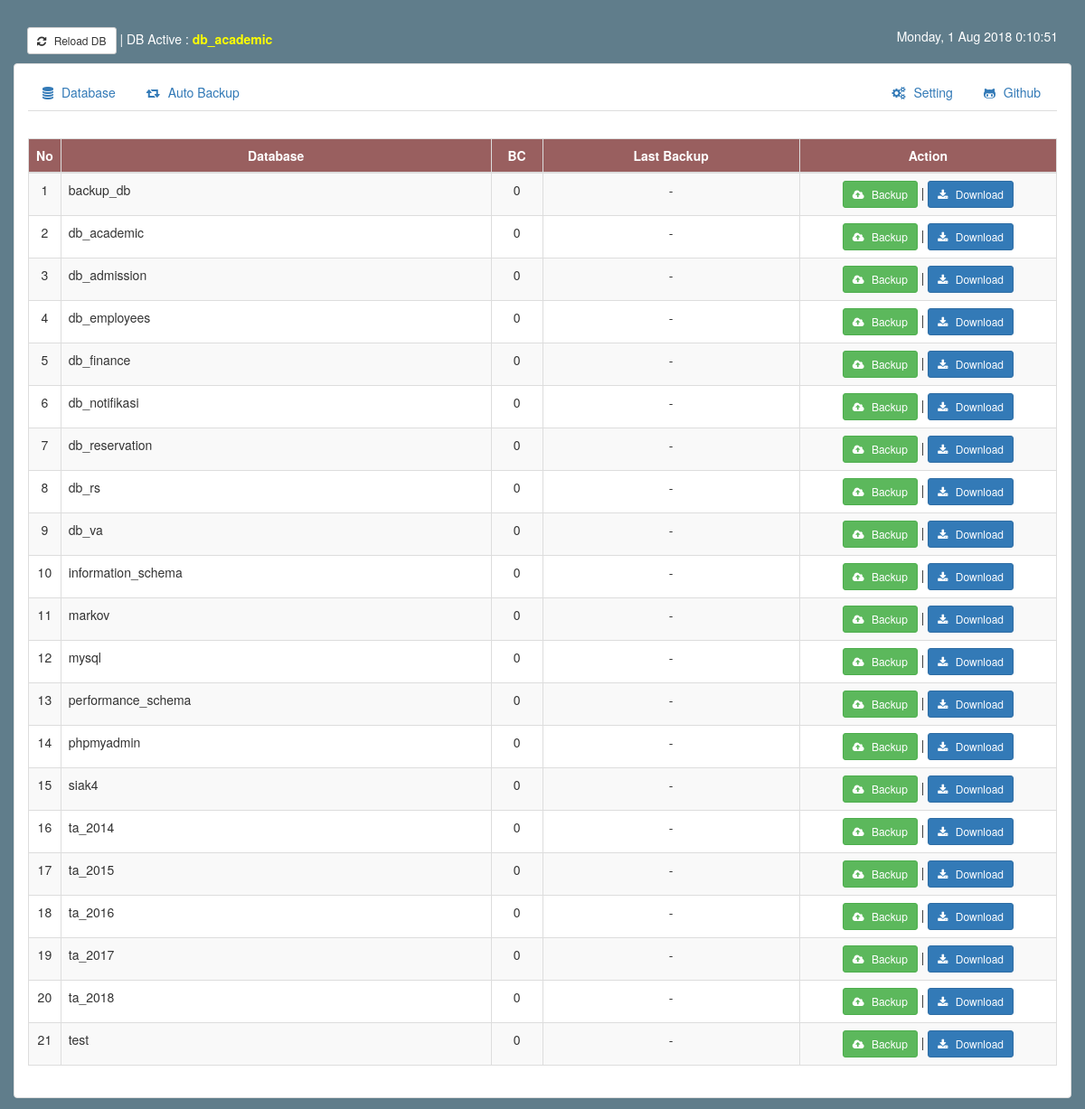
The page / on the database its author committed.
### tables this page shows
CREATE TABLE `db` (
  `ID` int(11) NOT NULL AUTO_INCREMENT,
  `Name` varchar(200) DEFAULT NULL,
  `InsertAt` datetime DEFAULT NULL,
  PRIMARY KEY (`ID`)
);

### application/controllers/C_dashboard.php (called while the page is built, shortened)
<?php
class C_dashboard extends CI_Controller {
    function __construct()
    {
        $this->load->model('m_dashboard');
    }
    public function menu_navigation($page){
        $data['page'] = $page;
        $this->load->view('menu_navigation',$data);
    }
    public function index(){
        $data['arrDataDB'] = $this->m_dashboard->getDataBase();
        $page = $this->load->view('page/dashboard',$data,true);
        $this->menu_navigation($page);
    }
}

### index.php (called while the page is built, shortened)
<?php
require_once BASEPATH.'core/CodeIgniter.php';

### application/models/M_dashboard.php (called while the page is built, shortened)
<?php
class M_dashboard extends CI_Model {
    function getDataBase(){
        $data = $this->db->get('backup_db.db')->result_array();
        if(count($data)>0){
            for($i=0;$i<count($data);$i++){
                $dataLog = $this->db->order_by("ID", "DESC")->get_where('backup_db.log',array('DBID'=>$data[$i]['ID']))
                    ->result_array();
                $data[$i]['BC'] = count($dataLog);
                $last_bc = '-';
                $data[$i]['LastBackup'] = $last_bc;
            }
        }
        return $data;
    }
}

### application/views/page/dashboard.php (the view, shortened to what this page needs)
<div class="row">
    <div class="col-md-12">
        <div class="table-responsive">
            <table class="table table-bordered table-striped" id="tableDB">
                <thead>
                <tr>
                    <th style="width: 2%;">No</th>
                    <th>Database</th>
                    <th style="width: 5%;">BC</th>
                    <th style="width: 25%;">Last Backup</th>
                    <th style="width: 25%;">Action</th>
                </tr>
                </thead>
                <tbody>
                <?php
                $no = 1;
                foreach ($arrDataDB as $item){ ?>
                    <tr>
                        <td><?php echo $no++; ?></td>
                        <td style="text-align: left;"><?php echo $item['Name']; ?></td>
                        <td><?php echo $item['BC']; ?></td>
                        <td><?php echo $item['LastBackup']; ?></td>
                        <td>
                            <button class="btn btn-sm btn-success"><i class="fa fa-cloud-upload fa-custom-right"></i> Backup</button> |
                            <a href="<?php echo base_url('backup/download/'.$item['Name']); ?>" target="_blank" class="btn btn-sm btn-primary btnDownloadDB" ><i class="fa fa-download fa-custom-right"></i> Download</a>
                        </td>
                    </tr>
                <?php }
                ?>
                </tbody>
            </table>
        </div>
    </div>
</div>

### application/views/menu_navigation.php (shortened to what this page needs)
<!DOCTYPE html>
<html lang="en">
<head>
    <link href="<?php echo base_url('assets/bootstrap/css/bootstrap.min.css'); ?>" rel="stylesheet">
    <link rel="stylesheet" href="<?php echo base_url('assets/fontawesome/css/font-awesome.min.css'); ?>">
    <link rel="stylesheet" href="<?php echo base_url('assets/datetimepicker/css/bootstrap-datetimepicker.min.css'); ?>" />
</head>
<body style="background: #607d8b;">
<?php
$db_load = 'db_academic';
?>
<div class="container" style="margin-top: 30px;">
    <div class="row" style="color: #ffffff;margin-bottom: 10px;">
        <div class="col-md-6">
            <button class="btn btn-sm btn-default" id="btnReloadDB"><i class="fa fa-refresh fa-custom-right"></i> Reload DB</button> | DB Active : <span style="color: yellow;font-weight: bold;"><?php  echo $db_load; ?></span>
        </div>
        <div class="col-md-6" style="text-align: right;margin-bottom: 10px;">
            <div id="timeNow">-</div>
        </div>
    </div>
    <div class="row">
        <div class="thumbnail" style="min-height: 100px;padding: 15px;padding-top: 10px;">
            <ul class="nav nav-tabs">
                <li role="presentation" class="<?php if($this->uri->segment(2)=='list-database'){ echo 'active';} ?>">
                    <a href="<?php echo base_url('database/list-database'); ?>"><i class="fa fa-database fa-custom-right"></i> Database</a>
                </li>
                <li role="presentation" class="<?php if($this->uri->segment(2)=='setting-auto-config'){ echo 'active';} ?>">
                    <a href="<?php echo base_url('database/setting-auto-config'); ?>"><i class="fa fa-retweet fa-custom-right"></i> Auto Backup</a>
                </li>
                <li role="presentation" style="float: right;">
                    <a href="#"><i class="fa fa-github-alt fa-custom-right"></i> Github</a>
                </li>
                <li role="presentation" style="float: right;">
                    <a href="#"><i class="fa fa-cogs fa-custom-right"></i> Setting</a>
                </li>
            </ul>
            <div style="margin-top: 30px;">
                <?php echo $page; ?>
            </div>
        </div>
    </div>
</div>
</body>
</html>

### application/views/menu_navigation.php (style rules this page uses)
#tableDB thead tr th { text-align: center; background: #884343d9; color: #ffffff; }
#tableDB tr td { text-align: center; }
.fa-custom-right { margin-right: 5px; }

### rows shown on the page
db: Name "backup_db", BC "0", LastBackup "-"
db: Name "db_academic", BC "0", LastBackup "-"
db: Name "db_admission", BC "0", LastBackup "-"
db: Name "db_employees", BC "0", LastBackup "-"
db: Name "db_finance", BC "0", LastBackup "-"
db: Name "db_notifikasi", BC "0", LastBackup "-"
db: Name "db_reservation", BC "0", LastBackup "-"
db: Name "db_rs", BC "0", LastBackup "-"
db: Name "db_va", BC "0", LastBackup "-"
db: Name "information_schema", BC "0", LastBackup "-"
db: Name "markov", BC "0", LastBackup "-"
db: Name "mysql", BC "0", LastBackup "-"
db: Name "performance_schema", BC "0", LastBackup "-"
db: Name "phpmyadmin", BC "0", LastBackup "-"
db: Name "siak4", BC "0", LastBackup "-"
db: Name "ta_2014", BC "0", LastBackup "-"
db: Name "ta_2015", BC "0", LastBackup "-"
db: Name "ta_2016", BC "0", LastBackup "-"
db: Name "ta_2017", BC "0", LastBackup "-"
db: Name "ta_2018", BC "0", LastBackup "-"
db: Name "test", BC "0", LastBackup "-"

### other values the page prints
$db_load "db_academic"
